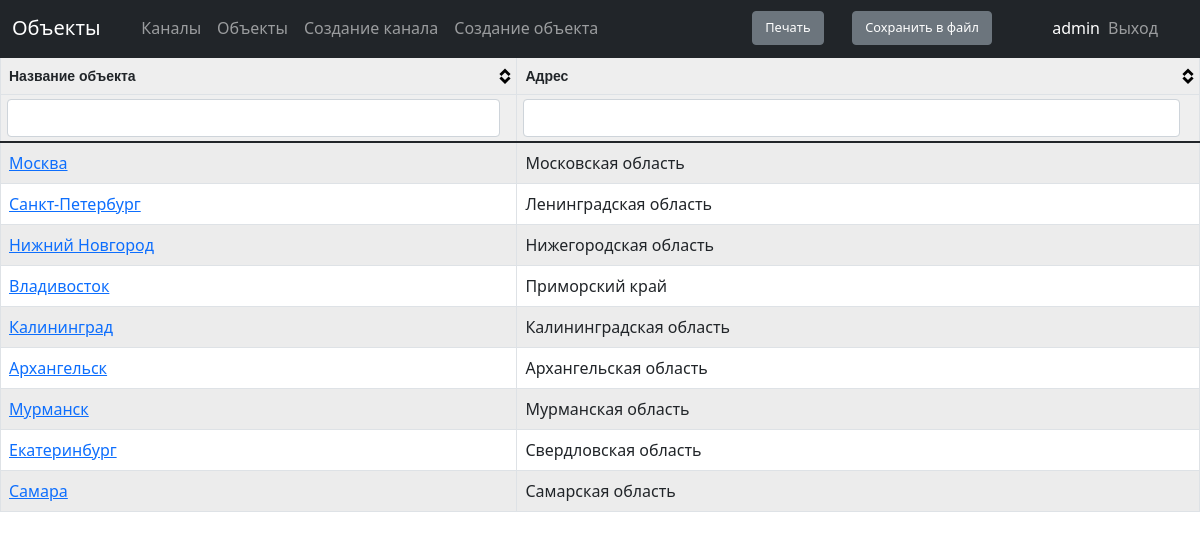
Before: /scheme/locations (signed in) with the older database file.
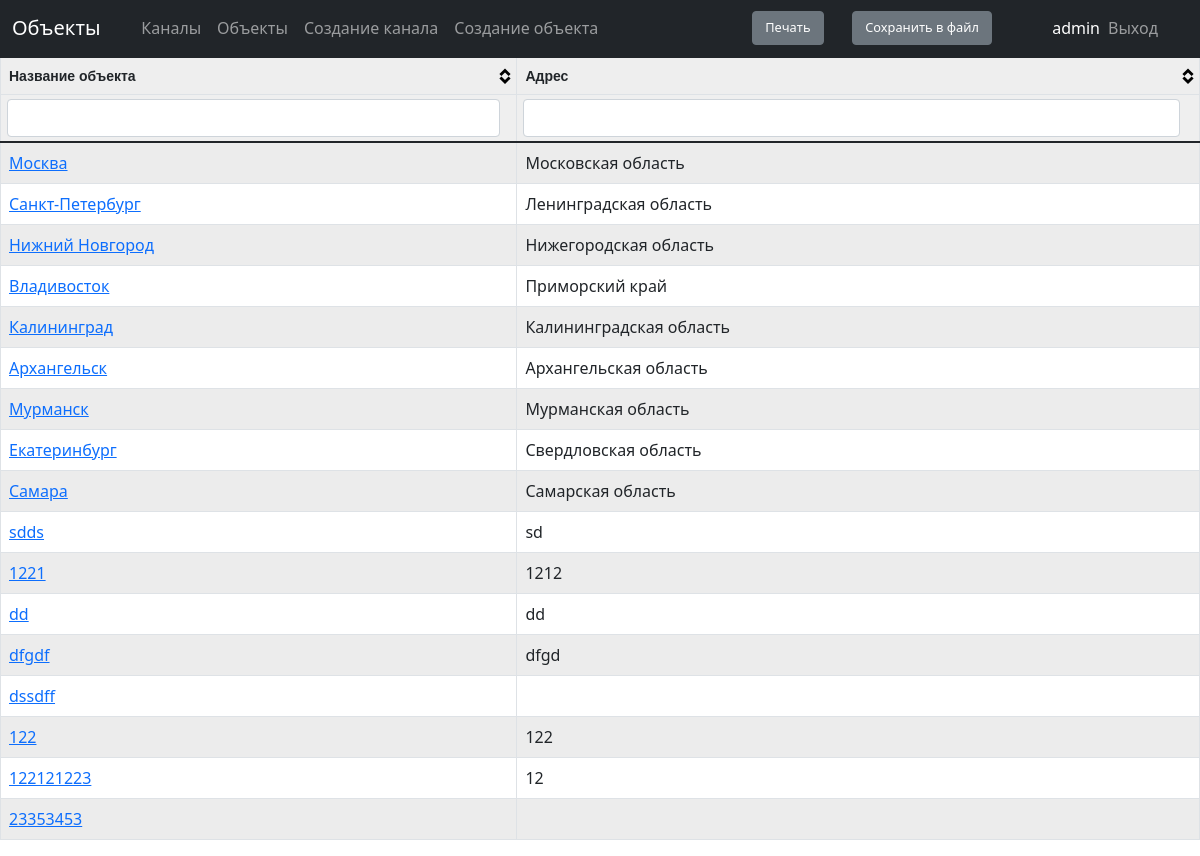
After: the same page with the newer database file.
### scheme/models.py (models this page shows, shortened)
class Locations(models.Model):
    location = models.CharField(max_length=100, unique=True, verbose_name='Название объекта')
    address = models.CharField(max_length=300, verbose_name='Адрес объекта', blank=True)
    class Meta:
        verbose_name = 'Объекты'
        verbose_name_plural = 'Объекты'

### scheme/views.py (the view)
# urls.py: path('locations', permission_required('scheme.view_locations')(views.LocationsView), name='url_locations'),
def LocationsView(request):
    locations = Locations.objects.all()
    context_object_name = 'locations'
    return render (request, 'scheme/locations.html',{'locations': locations})

### scheme/templates/scheme/locations.html
{% extends 'main/index.html' %}
{% block title %} Объекты {% endblock %}
{% block content %}
    <table id='tblData'>
        <thead>
            <th>Название объекта</th>
            <th>Адрес</th>
        </thead>
        <tbody>
        {% for i in locations %}
        <tr>
            <td><a href="{% url 'url_location_detail_view' i.id %}">{{i.location}}</a></td>
            <td>{{i.address}}</td>
        </tr>
        {%endfor%}
        </tbody>
    </table>
{% endblock%}

Changed rows visible on the page:
added Locations: location "sdds", address "sd"
added Locations: location "1221", address "1212"
added Locations: location "dd", address "dd"
added Locations: location "dfgdf", address "dfgd"
added Locations: location "dssdff"
added Locations: location "122", address "122"
added Locations: location "122121223", address "12"
added Locations: location "23353453"
